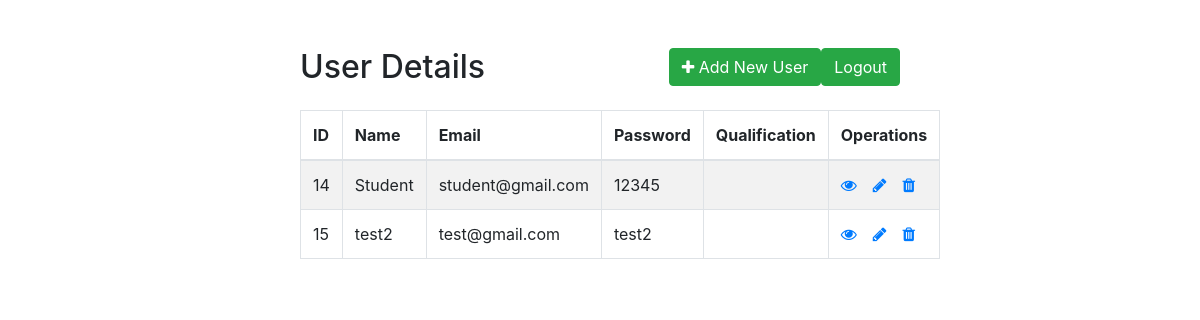
Screenshot of /events.php with the database file from the repository.
### tables this page shows
CREATE TABLE `registration` (
  `ID` int(11) NOT NULL,
  `Name` varchar(300) NOT NULL,
  `Email` varchar(300) NOT NULL,
  `Password` varchar(300) NOT NULL,
  `DateofBirth` varchar(300) NOT NULL
);

### events.php (the view, shortened to what this page needs)
<!DOCTYPE html>
<html lang="en">
<head>
    <link rel="stylesheet" href="https://stackpath.bootstrapcdn.com/bootstrap/4.5.2/css/bootstrap.min.css">
    <link rel="stylesheet" href="https://maxcdn.bootstrapcdn.com/font-awesome/4.7.0/css/font-awesome.min.css">
</head>
<body>
    <div class="wrapper">
        <div class="">
            <div class="row">
                <div class="col-md-12">
                    <div class="mt-5 mb-3 clearfix">
                        <h2 class="pull-left">User Details</h2>
                        <a href="Admin.php" class="btn btn-success pull-right"> Logout</a>
                        <a href="create.php" class="btn btn-success pull-right"><i class="fa fa-plus"></i> Add New User</a>
                    </div>
                    <?php
                    require_once "config.php";
                    $sql = "SELECT * FROM registration";
                    if($result = mysqli_query($link, $sql)){
                        if(mysqli_num_rows($result) > 0){
                            echo '<table class="table table-bordered table-striped">';
                                echo "<thead>";
                                    echo "<tr>";
                                        echo "<th>ID</th>";
                                        echo "<th>Name</th>";
                                        echo "<th>Email</th>";
                                        echo "<th>Password</th>";
                                        echo "<th>Qualification</th>";
                                        echo "<th>Operations</th>";
                                    echo "</tr>";
                                echo "</thead>";
                                echo "<tbody>";
                                while($row = mysqli_fetch_array($result)){
                                    echo "<tr>";
                                        echo "<td>" . $row['ID'] . "</td>";
                                        echo "<td>" . $row['Name'] . "</td>";
                                        echo "<td>" . $row['Email'] . "</td>";
                                        echo "<td>" . $row['Password'] . "</td>";
                                        echo "<td>" . $row['Qualification'] . "</td>";
                                        echo "<td>";
                                            echo '<a href="read.php?ID='. $row['ID'] .'" class="mr-3" title="View User" data-toggle="tooltip"><span class="fa fa-eye"></span></a>';
                                            echo '<a href="update.php?ID='. $row['ID'] .'" class="mr-3" title="Update User" data-toggle="tooltip"><span class="fa fa-pencil"></span></a>';
                                            echo '<a href="delete.php?ID='. $row['ID'] .'" title="Delete User" data-toggle="tooltip"><span class="fa fa-trash"></span></a>';
                                        echo "</td>";
                                    echo "</tr>";
                                }
                                echo "</tbody>";
                            echo "</table>";
                        } else{
                            echo '<div class="alert alert-danger"><em>No records were found.</em></div>';
                        }
                    } else{
                        echo "Oops! Something went wrong. Please try again later.";
                    }
                    ?>
                </div>
            </div>
        </div>
    </div>
</body>
</html>

### events.php (style rules this page uses)
.wrapper { width: 600px; margin: 0 auto; }
table tr td:last-child { width: 120px; }

### rows the page displays
registration: ID "14", Name "Student", Email "student@gmail.com", Password "12345"
registration: ID "15", Name "test2", Email "test@gmail.com", Password "test2"
